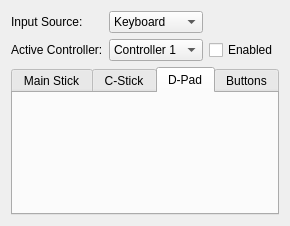
<?xml version="1.0" encoding="UTF-8"?>
<ui version="4.0">
 <class>ControllerConfig</class>
 <widget class="QWidget" name="ControllerConfig">
  <property name="geometry">
   <rect>
    <x>0</x>
    <y>0</y>
    <width>503</width>
    <height>293</height>
   </rect>
  </property>
  <property name="sizePolicy">
   <sizepolicy hsizetype="Fixed" vsizetype="Fixed">
    <horstretch>0</horstretch>
    <verstretch>0</verstretch>
   </sizepolicy>
  </property>
  <property name="windowTitle">
   <string>Controller Configuration</string>
  </property>
  <layout class="QVBoxLayout" name="verticalLayout">
   <property name="sizeConstraint">
    <enum>QLayout::SetFixedSize</enum>
   </property>
   <item>
    <layout class="QGridLayout" name="gridLayout">
     <item row="1" column="1">
      <widget class="QComboBox" name="comboBox">
       <item>
        <property name="text">
         <string>Controller 1</string>
        </property>
       </item>
       <item>
        <property name="text">
         <string>Controller 2</string>
        </property>
       </item>
       <item>
        <property name="text">
         <string>Controller 3</string>
        </property>
       </item>
       <item>
        <property name="text">
         <string>Controller 4</string>
        </property>
       </item>
      </widget>
     </item>
     <item row="0" column="2">
      <spacer name="horizontalSpacer">
       <property name="orientation">
        <enum>Qt::Horizontal</enum>
       </property>
       <property name="sizeHint" stdset="0">
        <size>
         <width>40</width>
         <height>20</height>
        </size>
       </property>
      </spacer>
     </item>
     <item row="1" column="2">
      <widget class="QCheckBox" name="checkBox">
       <property name="text">
        <string>Enabled</string>
       </property>
      </widget>
     </item>
     <item row="0" column="1">
      <widget class="QComboBox" name="comboBox_2">
       <item>
        <property name="text">
         <string>Keyboard</string>
        </property>
       </item>
       <item>
        <property name="text">
         <string>Joypad</string>
        </property>
       </item>
      </widget>
     </item>
     <item row="1" column="0">
      <widget class="QLabel" name="label_2">
       <property name="text">
        <string>Active Controller:</string>
       </property>
      </widget>
     </item>
     <item row="0" column="0">
      <widget class="QLabel" name="label">
       <property name="text">
        <string>Input Source:</string>
       </property>
      </widget>
     </item>
    </layout>
   </item>
   <item>
    <widget class="QTabWidget" name="tabWidget">
     <property name="currentIndex">
      <number>2</number>
     </property>
     <widget class="QWidget" name="mainStickTab">
      <attribute name="title">
       <string>Main Stick</string>
      </attribute>
      <layout class="QGridLayout" name="gridLayout_3">
       <item row="2" column="2">
        <spacer name="verticalSpacer_2">
         <property name="orientation">
          <enum>Qt::Vertical</enum>
         </property>
         <property name="sizeHint" stdset="0">
          <size>
           <width>20</width>
           <height>40</height>
          </size>
         </property>
        </spacer>
       </item>
       <item row="0" column="2">
        <spacer name="verticalSpacer_3">
         <property name="orientation">
          <enum>Qt::Vertical</enum>
         </property>
         <property name="sizeHint" stdset="0">
          <size>
           <width>20</width>
           <height>40</height>
          </size>
         </property>
        </spacer>
       </item>
       <item row="1" column="0">
        <spacer name="horizontalSpacer_4">
         <property name="orientation">
          <enum>Qt::Horizontal</enum>
         </property>
         <property name="sizeHint" stdset="0">
          <size>
           <width>40</width>
           <height>20</height>
          </size>
         </property>
        </spacer>
       </item>
       <item row="1" column="4">
        <spacer name="horizontalSpacer_3">
         <property name="orientation">
          <enum>Qt::Horizontal</enum>
         </property>
         <property name="sizeHint" stdset="0">
          <size>
           <width>40</width>
           <height>20</height>
          </size>
         </property>
        </spacer>
       </item>
      </layout>
     </widget>
     <widget class="QWidget" name="cStickTab">
      <attribute name="title">
       <string>C-Stick</string>
      </attribute>
      <layout class="QGridLayout" name="gridLayout_4">
       <item row="1" column="0">
        <spacer name="horizontalSpacer_6">
         <property name="orientation">
          <enum>Qt::Horizontal</enum>
         </property>
         <property name="sizeHint" stdset="0">
          <size>
           <width>40</width>
           <height>0</height>
          </size>
         </property>
        </spacer>
       </item>
       <item row="0" column="1">
        <spacer name="verticalSpacer_5">
         <property name="orientation">
          <enum>Qt::Vertical</enum>
         </property>
         <property name="sizeHint" stdset="0">
          <size>
           <width>20</width>
           <height>40</height>
          </size>
         </property>
        </spacer>
       </item>
       <item row="2" column="1">
        <spacer name="verticalSpacer_4">
         <property name="orientation">
          <enum>Qt::Vertical</enum>
         </property>
         <property name="sizeHint" stdset="0">
          <size>
           <width>20</width>
           <height>40</height>
          </size>
         </property>
        </spacer>
       </item>
       <item row="1" column="2">
        <spacer name="horizontalSpacer_5">
         <property name="orientation">
          <enum>Qt::Horizontal</enum>
         </property>
         <property name="sizeHint" stdset="0">
          <size>
           <width>40</width>
           <height>20</height>
          </size>
         </property>
        </spacer>
       </item>
      </layout>
     </widget>
     <widget class="QWidget" name="dPadTab">
      <attribute name="title">
       <string>D-Pad</string>
      </attribute>
      <layout class="QGridLayout" name="gridLayout_5">
       <item row="1" column="2">
        <spacer name="horizontalSpacer_7">
         <property name="orientation">
          <enum>Qt::Horizontal</enum>
         </property>
         <property name="sizeHint" stdset="0">
          <size>
           <width>40</width>
           <height>20</height>
          </size>
         </property>
        </spacer>
       </item>
       <item row="0" column="1">
        <spacer name="verticalSpacer_7">
         <property name="orientation">
          <enum>Qt::Vertical</enum>
         </property>
         <property name="sizeHint" stdset="0">
          <size>
           <width>20</width>
           <height>40</height>
          </size>
         </property>
        </spacer>
       </item>
       <item row="2" column="1">
        <spacer name="verticalSpacer_6">
         <property name="orientation">
          <enum>Qt::Vertical</enum>
         </property>
         <property name="sizeHint" stdset="0">
          <size>
           <width>20</width>
           <height>40</height>
          </size>
         </property>
        </spacer>
       </item>
       <item row="1" column="0">
        <spacer name="horizontalSpacer_8">
         <property name="orientation">
          <enum>Qt::Horizontal</enum>
         </property>
         <property name="sizeHint" stdset="0">
          <size>
           <width>40</width>
           <height>20</height>
          </size>
         </property>
        </spacer>
       </item>
      </layout>
     </widget>
     <widget class="QWidget" name="buttonsTab">
      <attribute name="title">
       <string>Buttons</string>
      </attribute>
      <layout class="QVBoxLayout" name="verticalLayout_2"/>
     </widget>
    </widget>
   </item>
  </layout>
 </widget>
 <resources/>
 <connections/>
 <slots>
  <signal>ControlsChanged()</signal>
  <signal>MainStickCleared()</signal>
  <signal>CStickCleared()</signal>
  <signal>DPadCleared()</signal>
  <signal>ButtonsCleared()</signal>
  <slot>OnControlsChanged()</slot>
  <slot>OnMainStickCleared()</slot>
  <slot>OnCStickCleared()</slot>
  <slot>OnDPadCleared()</slot>
  <slot>OnButtonsCleared()</slot>
 </slots>
</ui>
